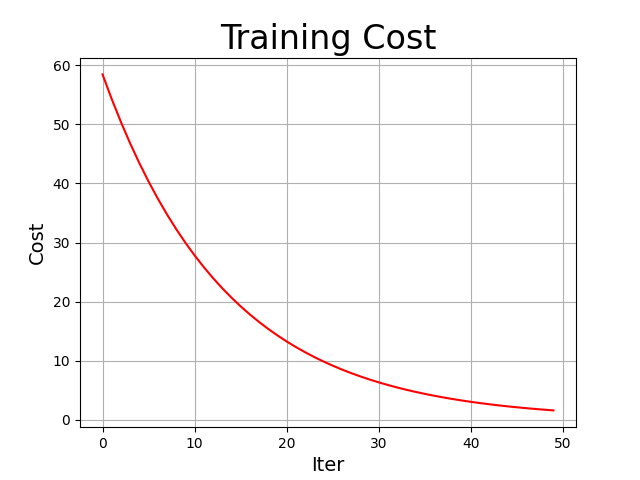

This figure's Python source:
# 简单线性回归
import paddle
import paddle.fluid as fluid
import numpy as np
import matplotlib.pyplot as plt

# 定义数据
train_data = np.array(
    [[0.5], [0.6], [0.8], [1.1], [1.4]]).astype("float32")
y_true = np.array(
    [[5.0], [5.5], [6.0], [6.8], [6.8]]).astype("float32")
# 变量
x = fluid.layers.data(name="x",
                      shape=[1],
                      dtype="float32")
y = fluid.layers.data(name="y",
                      shape=[1],
                      dtype="float32")

# 定义网络
y_predict = fluid.layers.fc(input=x,  # 输入数据
                            size=1,  # 输出值的个数，回归问题输出1个值
                            act=None)  # 回归问题不使用激活函数

# 定义损失函数、优化器
cost = fluid.layers.square_error_cost(
    input=y_predict,  # 预测值
    label=y)  # 真实值
avg_cost = fluid.layers.mean(cost)  # 均方差
optimizer = fluid.optimizer.SGD(learning_rate=0.01)
optimizer.minimize(avg_cost)  # 优化损失函数

# 训练
place = fluid.CPUPlace()  # CPU上执行
exe = fluid.Executor(place)  # 执行器
exe.run(fluid.default_startup_program())  # 初始化

costs = []  # 存放损失函数的知，可视化
iters = []  # 迭代次数
values = []
params = {"x": train_data, "y": y_true}  # 参数字典

# 迭代训练
for i in range(50):
    outs = exe.run(feed=params,  # 参数
                   fetch_list=[y_predict.name,
                               avg_cost.name])
    # outs[1][0]表示第1个操作返回结果的第1个元素
    # 即损失函数的值
    print("i:", i, " cost:", outs[1][0])
    iters.append(i)  # 记录迭代次数
    costs.append(outs[1][0])  # 记录损失函数值

# 线性模型可视化
tmp = np.random.rand(10, 1)  # 生成10行1列的均匀随机数组
tmp = tmp * 2  # 范围放大到0~2之间
tmp.sort(axis=0)  # 排序
x_test = np.array(tmp).astype("float32")
params = {"x": x_test, "y": x_test}  # y参数不参加计算，只需传一个参数避免报错
y_out = exe.run(feed=params, fetch_list=[y_predict.name])  # 预测
y_test = y_out[0]

# 线性模型可视化
plt.figure("Inference")
plt.title("Linear Regression", fontsize=24)
plt.plot(x_test, y_test, color="red", label="inference")  # 绘制模型线条
plt.scatter(train_data, y_true)  # 原始样本散点图

# 损失函数可视化
plt.figure("Trainging")
plt.title("Training Cost", fontsize=24)
plt.xlabel("Iter", fontsize=14)
plt.ylabel("Cost", fontsize=14)
plt.plot(iters, costs, color="red", label="Training Cost")  # 绘制损失函数曲线
plt.grid()  # 绘制网格线
plt.savefig("train.png")  # 保存图片

plt.legend()
plt.grid()  # 绘制网格线
plt.savefig("infer.png")  # 保存图片
plt.show()  # 显示图片
